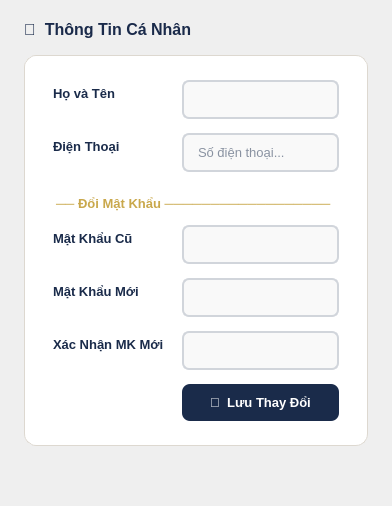
         <widget class="QWidget" name="pg_profile">
          <layout class="QVBoxLayout" name="profilePageLayout">
           <property name="spacing">
            <number>16</number>
           </property>
           <property name="leftMargin">
            <number>24</number>
           </property>
           <property name="topMargin">
            <number>20</number>
           </property>
           <property name="rightMargin">
            <number>24</number>
           </property>
           <property name="bottomMargin">
            <number>20</number>
           </property>
           <item>
            <widget class="QLabel" name="label">
             <property name="styleSheet">
              <string notr="true">color:#1A2A4A; font-size:16px; font-weight:bold; border:none;</string>
             </property>
             <property name="text">
              <string>👤  Thông Tin Cá Nhân</string>
             </property>
            </widget>
           </item>
           <item>
            <widget class="QFrame" name="frame">
             <property name="maximumSize">
              <size>
               <width>540</width>
               <height>16777215</height>
              </size>
             </property>
             <property name="styleSheet">
              <string notr="true">QFrame {
    background:#FFFFFF; border:1px solid #DDD8D0; border-radius:12px;
}
QLabel { color:#1A2B4A; font-size:13px; font-weight:bold; border:none; background:transparent; }
QLineEdit {
    background:#F9F9F9; border:1.5px solid #D1D5DB;
    border-radius:7px; padding:9px 12px; font-size:13px; color:#1A2B4A;
}
QLineEdit:focus { border:1.5px solid #C9A84C; background:#FFFEF9; }
              </string>
             </property>
             <property name="frameShape">
              <enum>QFrame::NoFrame</enum>
             </property>
             <layout class="QFormLayout">
              <property name="horizontalSpacing">
               <number>18</number>
              </property>
              <property name="verticalSpacing">
               <number>14</number>
              </property>
              <property name="leftMargin">
               <number>28</number>
              </property>
              <property name="topMargin">
               <number>24</number>
              </property>
              <property name="rightMargin">
               <number>28</number>
              </property>
              <property name="bottomMargin">
               <number>24</number>
              </property>
              <item row="0" column="0">
               <widget class="QLabel" name="lbl_pf_name">
                <property name="text">
                 <string>Họ và Tên</string>
                </property>
               </widget>
              </item>
              <item row="0" column="1">
               <widget class="QLineEdit" name="inp_pf_fullname" />
              </item>
              <item row="1" column="0">
               <widget class="QLabel" name="lbl_pf_phone">
                <property name="text">
                 <string>Điện Thoại</string>
                </property>
               </widget>
              </item>
              <item row="1" column="1">
               <widget class="QLineEdit" name="inp_pf_phone">
                <property name="placeholderText">
                 <string>Số điện thoại...</string>
                </property>
               </widget>
              </item>
              <item row="2" column="0" colspan="2">
               <widget class="QLabel" name="lbl_pf_change_pass_title">
                <property name="styleSheet">
                 <string notr="true">color:#C9A84C; font-size:13px; font-weight:bold; padding-top:10px; border:none; background:transparent;</string>
                </property>
                <property name="text">
                 <string>── Đổi Mật Khẩu ──────────────────</string>
                </property>
               </widget>
              </item>
              <item row="3" column="0">
               <widget class="QLabel" name="label">
                <property name="text">
                 <string>Mật Khẩu Cũ</string>
                </property>
               </widget>
              </item>
              <item row="3" column="1">
               <widget class="QLineEdit" name="inp_pf_old_pass">
                <property name="echoMode">
                 <enum>QLineEdit::Password</enum>
                </property>
               </widget>
              </item>
              <item row="4" column="0">
               <widget class="QLabel" name="label">
                <property name="text">
                 <string>Mật Khẩu Mới</string>
                </property>
               </widget>
              </item>
              <item row="4" column="1">
               <widget class="QLineEdit" name="inp_pf_new_pass">
                <property name="echoMode">
                 <enum>QLineEdit::Password</enum>
                </property>
               </widget>
              </item>
              <item row="5" column="0">
               <widget class="QLabel" name="label">
                <property name="text">
                 <string>Xác Nhận MK Mới</string>
                </property>
               </widget>
              </item>
              <item row="5" column="1">
               <widget class="QLineEdit" name="inp_pf_confirm_pass">
                <property name="echoMode">
                 <enum>QLineEdit::Password</enum>
                </property>
               </widget>
              </item>
              <item row="6" column="1">
               <widget class="QPushButton" name="btn_pf_save">
                <property name="styleSheet">
                 <string notr="true">QPushButton {
    background:#1A2B4A; color:#FFF; border:none;
    border-radius:8px; padding:11px 28px; font-size:13px; font-weight:bold;
}
QPushButton:hover { background:#C9A84C; color:#1A2A4A; }</string>
                </property>
                <property name="text">
                 <string>💾  Lưu Thay Đổi</string>
                </property>
               </widget>
              </item>
             </layout>
            </widget>
           </item>
           <item>
            <spacer>
             <property name="orientation">
              <enum>Qt::Vertical</enum>
             </property>
             <property name="sizeHint" stdset="0">
              <size>
               <width>20</width>
               <height>40</height>
              </size>
             </property>
            </spacer>
           </item>
          </layout>
         </widget>
